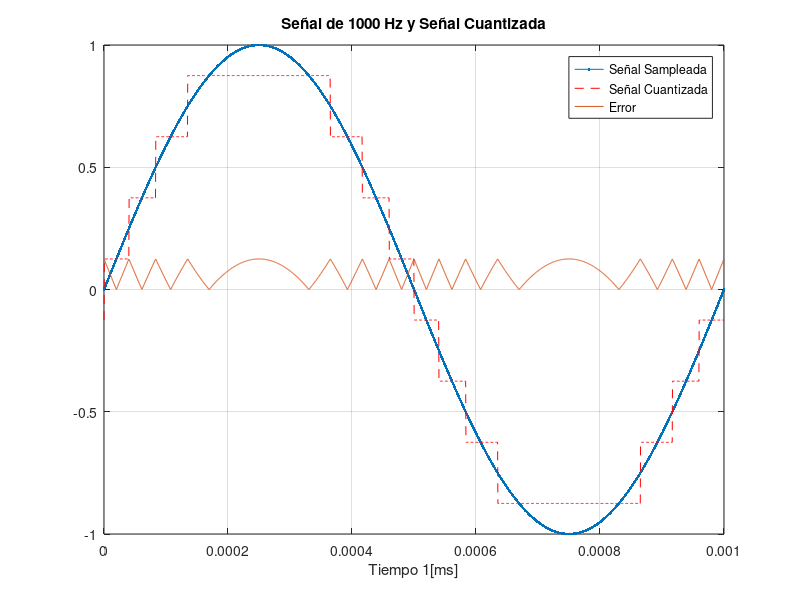
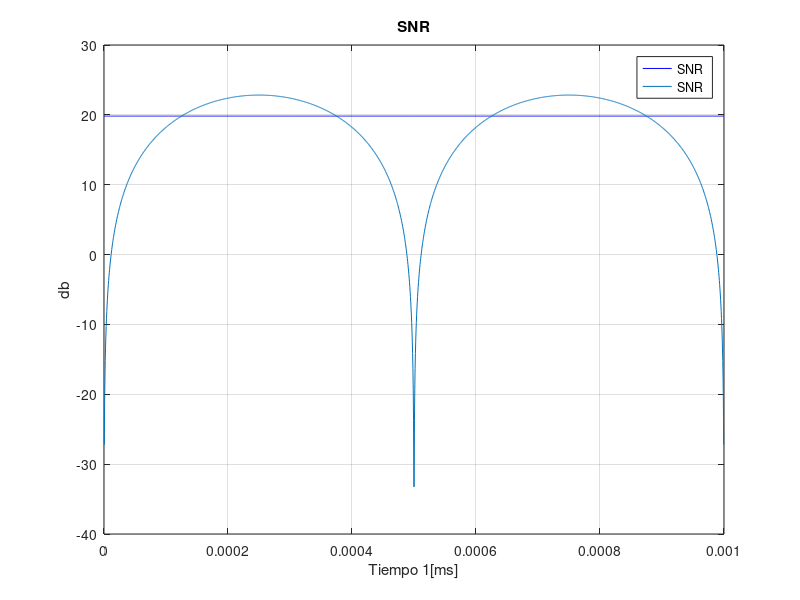

Write MATLAB code to recreate these figures, in order.
%Tarea 2 Teoria de cominicaciones digitales.

%Nicolas Vergara Fecha 02/10/2024

clc;
clear all;
close all;

%----------------ETAPA 1 DE SAMPLEO

f = 1000; % frecuancia de senal banda base 1000 Hz
n_muestras = 1000;
fs = 2*f*n_muestras; % frecuencia de muestreo (Nyquist)

T = 1/f; % periodo de un ciclo
N = (T*fs); %cantidad de muestas

t = linspace(0,T,N);%intervalo de valores.

% senal banda base a modular sampleada
A = 1;%amplitud
y = A*sin(2*pi*f*t);



%-----------------ETAPA 2 DE CUANTIZACION

n_bits = 3;
L = 2^n_bits; %vendria siendo el L en 2mp/L que nos da la cantidad de niveles.
delta = 2*A/L;%delta es la separacin enter niveles.
e = delta/2; %epsilon es el error medio 

%se define los arrays error y vector_pcm que almacena datos de cuantizacion
error = [];
vector_pcm = [];
SNR_valores = [];
%S Y N de senal
p_senal = mean(y.^2);
p_ruido = A^2/(3*L^2);

niveles = -A + delta/2 : delta : A- delta/2; 

% Inicializar la señal cuantizada
vector_pcm = zeros(size(y));

for i = 1:length(y)

    dif = abs(y(i) - niveles); 
    [minimo, idx] = min(dif);  
    vector_pcm(i) = niveles(idx); 

    error(i) = abs(y(i) - vector_pcm(i));
    SNR_valores(i) = 10*log10((y(i)^2)/p_ruido); 

end


SNR = 10*log10(p_senal/p_ruido);
disp(y(1999));


%********Grafica

figure(1);

plot(t, y, '.-', 'DisplayName', 'Señal Sampleada'); 
hold on;
plot(t, vector_pcm, 'r--', 'DisplayName', 'Señal Cuantizada'); 
plot(t, error, '-', 'DisplayName', 'Error'); 
hold off;

xlabel('Tiempo 1[ms]');
title('Señal de 1000 Hz y Señal Cuantizada');
legend('show');
grid on;
xlim([0, T]);


%SNR de senal seno banda base.
figure(2);
plot(t, SNR*ones(1, length(t)), 'b-', 'DisplayName', 'SNR '); % Línea horizontal
hold on;
plot(t(1:1999), SNR_valores(1:1999), '-', 'DisplayName', 'SNR'); 
hold off;

xlabel('Tiempo 1[ms]');
ylabel('db');
title('SNR');
legend('show');
grid on;
xlim([0, T]);